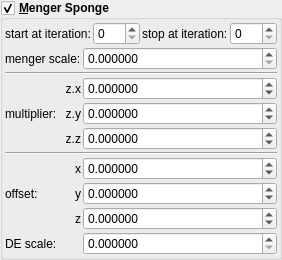
    <widget class="MyGroupBox" name="groupCheck_transf_function_enabledM_false">
     <property name="font">
      <font>
       <weight>75</weight>
       <bold>true</bold>
      </font>
     </property>
     <property name="toolTip">
      <string/>
     </property>
     <property name="title">
      <string>&amp;Menger Sponge</string>
     </property>
     <property name="checkable">
      <bool>true</bool>
     </property>
     <layout class="QVBoxLayout" name="verticalLayout_30" stretch="0,0">
      <property name="spacing">
       <number>2</number>
      </property>
      <property name="leftMargin">
       <number>2</number>
      </property>
      <property name="topMargin">
       <number>2</number>
      </property>
      <property name="rightMargin">
       <number>2</number>
      </property>
      <property name="bottomMargin">
       <number>2</number>
      </property>
      <item>
       <layout class="QHBoxLayout" name="horizontalLayout_25" stretch="0,1,0,1">
        <item>
         <widget class="QLabel" name="label_111">
          <property name="font">
           <font>
            <weight>50</weight>
            <bold>false</bold>
           </font>
          </property>
          <property name="text">
           <string>start at iteration:</string>
          </property>
         </widget>
        </item>
        <item>
         <widget class="MySpinBox" name="spinboxInt_transf_start_iterations_M">
          <property name="sizePolicy">
           <sizepolicy hsizetype="Minimum" vsizetype="Maximum">
            <horstretch>0</horstretch>
            <verstretch>0</verstretch>
           </sizepolicy>
          </property>
          <property name="font">
           <font>
            <weight>50</weight>
            <bold>false</bold>
           </font>
          </property>
          <property name="minimum">
           <number>0</number>
          </property>
          <property name="maximum">
           <number>999</number>
          </property>
          <property name="value">
           <number>0</number>
          </property>
         </widget>
        </item>
        <item>
         <widget class="QLabel" name="label_80">
          <property name="font">
           <font>
            <weight>50</weight>
            <bold>false</bold>
           </font>
          </property>
          <property name="text">
           <string>stop at iteration:</string>
          </property>
         </widget>
        </item>
        <item>
         <widget class="MySpinBox" name="spinboxInt_transf_stop_iterations_M">
          <property name="sizePolicy">
           <sizepolicy hsizetype="Preferred" vsizetype="Maximum">
            <horstretch>0</horstretch>
            <verstretch>0</verstretch>
           </sizepolicy>
          </property>
          <property name="font">
           <font>
            <weight>50</weight>
            <bold>false</bold>
           </font>
          </property>
          <property name="maximum">
           <number>999</number>
          </property>
         </widget>
        </item>
       </layout>
      </item>
      <item>
       <layout class="QGridLayout" name="gridLayout_64" columnstretch="0,0,0,1">
        <property name="spacing">
         <number>2</number>
        </property>
        <item row="9" column="1" colspan="2">
         <widget class="QLabel" name="label_176">
          <property name="font">
           <font>
            <weight>50</weight>
            <bold>false</bold>
           </font>
          </property>
          <property name="text">
           <string>DE scale:</string>
          </property>
          <property name="wordWrap">
           <bool>true</bool>
          </property>
         </widget>
        </item>
        <item row="9" column="3">
         <widget class="MyDoubleSpinBox" name="spinbox_transf_scaleA_1">
          <property name="sizePolicy">
           <sizepolicy hsizetype="Minimum" vsizetype="Maximum">
            <horstretch>0</horstretch>
            <verstretch>0</verstretch>
           </sizepolicy>
          </property>
          <property name="font">
           <font>
            <weight>50</weight>
            <bold>false</bold>
           </font>
          </property>
          <property name="prefix">
           <string/>
          </property>
          <property name="suffix">
           <string/>
          </property>
          <property name="decimals">
           <number>6</number>
          </property>
          <property name="minimum">
           <double>0.000000000000000</double>
          </property>
          <property name="maximum">
           <double>99.989999999999995</double>
          </property>
          <property name="singleStep">
           <double>0.100000000000000</double>
          </property>
         </widget>
        </item>
        <item row="4" column="3">
         <widget class="MyDoubleSpinBox" name="spinbox3_transf_constant_multiplierA_111_z">
          <property name="sizePolicy">
           <sizepolicy hsizetype="Minimum" vsizetype="Maximum">
            <horstretch>0</horstretch>
            <verstretch>0</verstretch>
           </sizepolicy>
          </property>
          <property name="font">
           <font>
            <weight>50</weight>
            <bold>false</bold>
           </font>
          </property>
          <property name="prefix">
           <string/>
          </property>
          <property name="suffix">
           <string/>
          </property>
          <property name="decimals">
           <number>6</number>
          </property>
          <property name="minimum">
           <double>-99.989999999999995</double>
          </property>
          <property name="maximum">
           <double>99.989999999999995</double>
          </property>
          <property name="singleStep">
           <double>0.100000000000000</double>
          </property>
         </widget>
        </item>
        <item row="2" column="1" rowspan="3">
         <widget class="QLabel" name="label_91">
          <property name="font">
           <font>
            <weight>50</weight>
            <bold>false</bold>
           </font>
          </property>
          <property name="text">
           <string>multiplier:</string>
          </property>
         </widget>
        </item>
        <item row="6" column="2">
         <widget class="QLabel" name="label_120">
          <property name="font">
           <font>
            <weight>50</weight>
            <bold>false</bold>
           </font>
          </property>
          <property name="text">
           <string notr="true">x</string>
          </property>
          <property name="alignment">
           <set>Qt::AlignRight|Qt::AlignTrailing|Qt::AlignVCenter</set>
          </property>
         </widget>
        </item>
        <item row="1" column="1" colspan="3">
         <widget class="Line" name="line_57">
          <property name="orientation">
           <enum>Qt::Horizontal</enum>
          </property>
         </widget>
        </item>
        <item row="3" column="3">
         <widget class="MyDoubleSpinBox" name="spinbox3_transf_constant_multiplierA_111_y">
          <property name="sizePolicy">
           <sizepolicy hsizetype="Minimum" vsizetype="Maximum">
            <horstretch>0</horstretch>
            <verstretch>0</verstretch>
           </sizepolicy>
          </property>
          <property name="font">
           <font>
            <weight>50</weight>
            <bold>false</bold>
           </font>
          </property>
          <property name="prefix">
           <string/>
          </property>
          <property name="suffix">
           <string/>
          </property>
          <property name="decimals">
           <number>6</number>
          </property>
          <property name="minimum">
           <double>-99.989999999999995</double>
          </property>
          <property name="maximum">
           <double>99.989999999999995</double>
          </property>
          <property name="singleStep">
           <double>0.100000000000000</double>
          </property>
         </widget>
        </item>
        <item row="5" column="1" colspan="3">
         <widget class="Line" name="line_56">
          <property name="orientation">
           <enum>Qt::Horizontal</enum>
          </property>
         </widget>
        </item>
        <item row="2" column="2">
         <widget class="QLabel" name="label_93">
          <property name="font">
           <font>
            <weight>50</weight>
            <bold>false</bold>
           </font>
          </property>
          <property name="text">
           <string notr="true">z.x</string>
          </property>
          <property name="alignment">
           <set>Qt::AlignRight|Qt::AlignTrailing|Qt::AlignVCenter</set>
          </property>
          <property name="wordWrap">
           <bool>true</bool>
          </property>
         </widget>
        </item>
        <item row="7" column="2">
         <widget class="QLabel" name="label_121">
          <property name="font">
           <font>
            <weight>50</weight>
            <bold>false</bold>
           </font>
          </property>
          <property name="text">
           <string notr="true">y</string>
          </property>
          <property name="alignment">
           <set>Qt::AlignRight|Qt::AlignTrailing|Qt::AlignVCenter</set>
          </property>
         </widget>
        </item>
        <item row="8" column="3">
         <widget class="MyDoubleSpinBox" name="spinbox3_transf_addition_constantA_000_z">
          <property name="sizePolicy">
           <sizepolicy hsizetype="Minimum" vsizetype="Maximum">
            <horstretch>0</horstretch>
            <verstretch>0</verstretch>
           </sizepolicy>
          </property>
          <property name="font">
           <font>
            <weight>50</weight>
            <bold>false</bold>
           </font>
          </property>
          <property name="prefix">
           <string/>
          </property>
          <property name="suffix">
           <string/>
          </property>
          <property name="decimals">
           <number>6</number>
          </property>
          <property name="minimum">
           <double>-99.989999999999995</double>
          </property>
          <property name="maximum">
           <double>99.989999999999995</double>
          </property>
          <property name="singleStep">
           <double>0.100000000000000</double>
          </property>
         </widget>
        </item>
        <item row="6" column="3">
         <widget class="MyDoubleSpinBox" name="spinbox3_transf_addition_constantA_000_x">
          <property name="sizePolicy">
           <sizepolicy hsizetype="Minimum" vsizetype="Maximum">
            <horstretch>0</horstretch>
            <verstretch>0</verstretch>
           </sizepolicy>
          </property>
          <property name="font">
           <font>
            <weight>50</weight>
            <bold>false</bold>
           </font>
          </property>
          <property name="prefix">
           <string/>
          </property>
          <property name="suffix">
           <string/>
          </property>
          <property name="decimals">
           <number>6</number>
          </property>
          <property name="minimum">
           <double>-99.989999999999995</double>
          </property>
          <property name="maximum">
           <double>99.989999999999995</double>
          </property>
          <property name="singleStep">
           <double>0.100000000000000</double>
          </property>
         </widget>
        </item>
        <item row="7" column="3">
         <widget class="MyDoubleSpinBox" name="spinbox3_transf_addition_constantA_000_y">
          <property name="sizePolicy">
           <sizepolicy hsizetype="Minimum" vsizetype="Maximum">
            <horstretch>0</horstretch>
            <verstretch>0</verstretch>
           </sizepolicy>
          </property>
          <property name="font">
           <font>
            <weight>50</weight>
            <bold>false</bold>
           </font>
          </property>
          <property name="prefix">
           <string/>
          </property>
          <property name="suffix">
           <string/>
          </property>
          <property name="decimals">
           <number>6</number>
          </property>
          <property name="minimum">
           <double>-99.989999999999995</double>
          </property>
          <property name="maximum">
           <double>99.989999999999995</double>
          </property>
          <property name="singleStep">
           <double>0.100000000000000</double>
          </property>
         </widget>
        </item>
        <item row="8" column="2">
         <widget class="QLabel" name="label_122">
          <property name="font">
           <font>
            <weight>50</weight>
            <bold>false</bold>
           </font>
          </property>
          <property name="text">
           <string notr="true">z</string>
          </property>
          <property name="alignment">
           <set>Qt::AlignRight|Qt::AlignTrailing|Qt::AlignVCenter</set>
          </property>
         </widget>
        </item>
        <item row="0" column="1" colspan="2">
         <widget class="QLabel" name="label_64">
          <property name="font">
           <font>
            <weight>50</weight>
            <bold>false</bold>
           </font>
          </property>
          <property name="text">
           <string>menger scale:</string>
          </property>
          <property name="wordWrap">
           <bool>true</bool>
          </property>
         </widget>
        </item>
        <item row="0" column="3">
         <widget class="MyDoubleSpinBox" name="spinbox_transf_scale_3">
          <property name="sizePolicy">
           <sizepolicy hsizetype="Minimum" vsizetype="Maximum">
            <horstretch>0</horstretch>
            <verstretch>0</verstretch>
           </sizepolicy>
          </property>
          <property name="font">
           <font>
            <weight>50</weight>
            <bold>false</bold>
           </font>
          </property>
          <property name="prefix">
           <string/>
          </property>
          <property name="suffix">
           <string/>
          </property>
          <property name="decimals">
           <number>6</number>
          </property>
          <property name="minimum">
           <double>0.000000000000000</double>
          </property>
          <property name="maximum">
           <double>99.989999999999995</double>
          </property>
          <property name="singleStep">
           <double>0.100000000000000</double>
          </property>
         </widget>
        </item>
        <item row="4" column="2">
         <widget class="QLabel" name="label_98">
          <property name="font">
           <font>
            <weight>50</weight>
            <bold>false</bold>
           </font>
          </property>
          <property name="text">
           <string notr="true">z.z</string>
          </property>
          <property name="alignment">
           <set>Qt::AlignRight|Qt::AlignTrailing|Qt::AlignVCenter</set>
          </property>
         </widget>
        </item>
        <item row="2" column="3">
         <widget class="MyDoubleSpinBox" name="spinbox3_transf_constant_multiplierA_111_x">
          <property name="sizePolicy">
           <sizepolicy hsizetype="Minimum" vsizetype="Maximum">
            <horstretch>0</horstretch>
            <verstretch>0</verstretch>
           </sizepolicy>
          </property>
          <property name="font">
           <font>
            <weight>50</weight>
            <bold>false</bold>
           </font>
          </property>
          <property name="prefix">
           <string/>
          </property>
          <property name="suffix">
           <string/>
          </property>
          <property name="decimals">
           <number>6</number>
          </property>
          <property name="minimum">
           <double>-99.989999999999995</double>
          </property>
          <property name="maximum">
           <double>99.989999999999995</double>
          </property>
          <property name="singleStep">
           <double>0.100000000000000</double>
          </property>
         </widget>
        </item>
        <item row="6" column="1" rowspan="3">
         <widget class="QLabel" name="label_255">
          <property name="font">
           <font>
            <weight>50</weight>
            <bold>false</bold>
           </font>
          </property>
          <property name="text">
           <string>offset:</string>
          </property>
         </widget>
        </item>
        <item row="3" column="2">
         <widget class="QLabel" name="label_90">
          <property name="font">
           <font>
            <weight>50</weight>
            <bold>false</bold>
           </font>
          </property>
          <property name="text">
           <string notr="true">z.y</string>
          </property>
          <property name="alignment">
           <set>Qt::AlignRight|Qt::AlignTrailing|Qt::AlignVCenter</set>
          </property>
         </widget>
        </item>
       </layout>
      </item>
     </layout>
    </widget>
